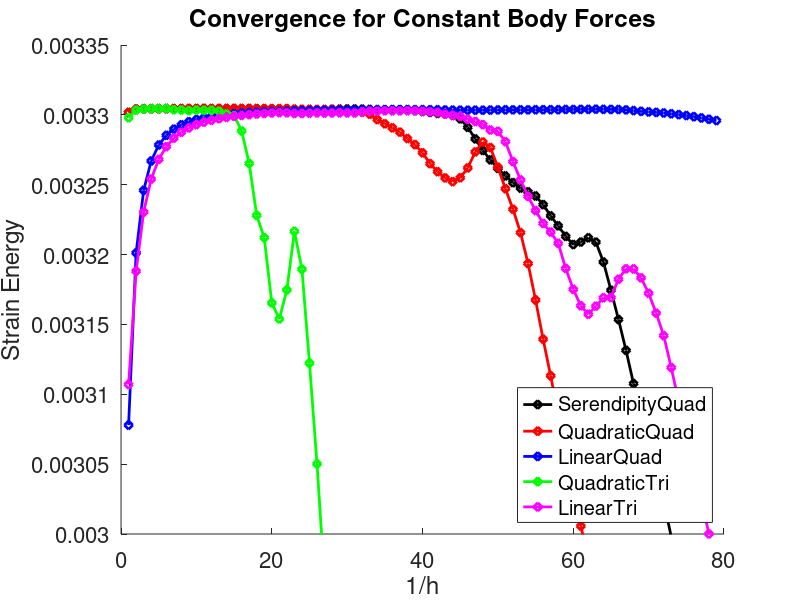
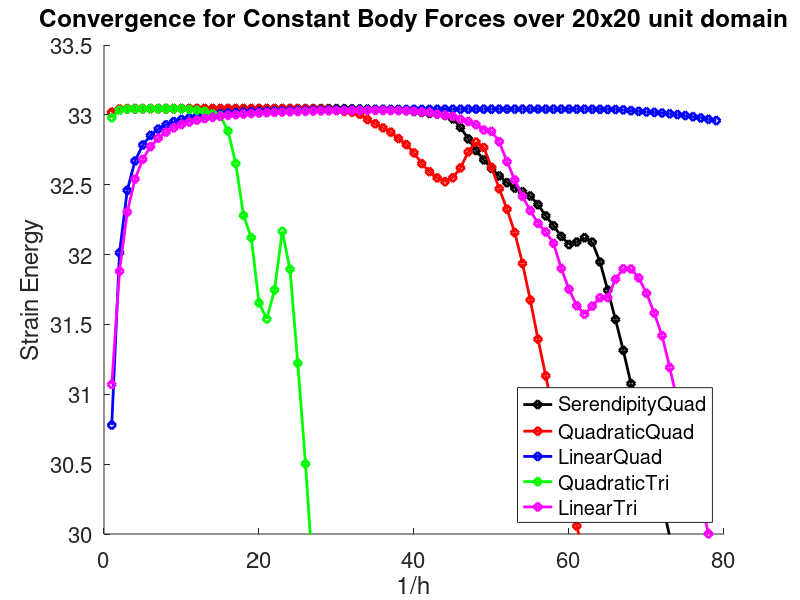

Source code (MATLAB) for these figures, in order:
clear
clc
close('all');

true_value = 0.0033034235538775347588 + 1e-14;

LinearQuad = [
1, 0.00307795606197874827
2, 0.0032012398488085879074
3, 0.0032460179512662072111
4, 0.0032669905584314651303
5, 0.0032784198153966519727
6, 0.0032853363255043810734
7, 0.0032898166911597592939
8, 0.0032928945309421814823
9, 0.003295101327177538033
10, 0.0032967205316322542238
11, 0.0032979610873669481727
12, 0.0032989437105869121557
13, 0.0032996935950766388169
14, 0.0033003125450385291904
15, 0.0033008185866800899937
16, 0.0033012268710696439193
17, 0.0033015828432925945629
18, 0.003301876896553649493
19, 0.0033021264087365431554
20, 0.0033023563741304546963
21, 0.0033025349764740025496
22, 0.0033027035869502056019
23, 0.0033028529822277047714
24, 0.0033029811068606479071
25, 0.0033030952849919937957
26, 0.0033031969162576964479
27, 0.0033032868107514801702
28, 0.0033033694316259771574
29, 0.0033034181699052533009
30, 0.0033034950773305239713
31, 0.0033035598102043139783
32, 0.0033036180931178345428
33, 0.0033036702694911449819
34, 0.0033037080922611559985
35, 0.0033037283196437837972
36, 0.003303730781019086158
37, 0.0033037153302491284283
38, 0.0033037193032964397126
39, 0.0033037160188060712279
40, 0.0033037238035327717335
41, 0.0033036928423817541953
42, 0.0033036346136822241325
43, 0.0033035143353574709761
44, 0.0033033942750734326434
45, 0.0033033540963175035514
46, 0.0033033148173765747475
47, 0.0033033571040350863564
48, 0.0033033259587808422308
49, 0.0033034235538775347588
50, 0.0033035673061448996707
51, 0.0033035844135912498243
52, 0.0033036133448143532344
53, 0.0033035871623942896121
54, 0.0033036324446795058141
55, 0.0033036407436459942245
56, 0.0033037135378205465669
57, 0.003303681826587437538
58, 0.0033037216102328377
59, 0.0033038583504369340403
60, 0.0033038243713448822714
61, 0.0033039204520728311133
62, 0.0033039325275929349278
63, 0.0033040339913798528332
64, 0.0033039591480737940873
65, 0.0033038786226449591392
66, 0.0033038308472299890775
67, 0.0033035844046817022454
68, 0.0033030282691988120669
69, 0.0033024982596733375856
70, 0.0033020949797959104136
71, 0.0033017573279068442547
72, 0.0033013405718160821617
73, 0.0033007859227343972278
74, 0.0033001614304079465029
75, 0.0032995085309423521913
76, 0.0032987005786392158656
77, 0.0032978007399715411098
78, 0.0032968171049180994454
79, 0.003295895463754105071
];

QuadraticQuad = [
1, 0.0033018411083160885411
2, 0.0033040797805787796952
3, 0.0033043268739743050441
4, 0.0033044238119337779325
5, 0.0033044421669917042016
6, 0.0033044873550554694497
7, 0.0033044461369896565434
8, 0.0033044682417990782312
9, 0.0033044678691458570161
10, 0.0033044540599760901384
11, 0.0033044761267206563052
12, 0.0033044723853653617217
13, 0.0033044798803323143475
14, 0.0033045721215689705802
15, 0.0033045299640889719099
16, 0.0033045068381323812294
17, 0.0033044608745473290357
18, 0.0033044753946781819237
19, 0.0033044721752453066858
20, 0.0033044500107730560672
21, 0.0033044373615141145635
22, 0.003304503393156783906
23, 0.0033041118433325511287
24, 0.0033039307925206494281
25, 0.0033039738985727426686
26, 0.0033038651987382307469
27, 0.003303875358797198937
28, 0.0033039935333388590483
29, 0.0033038701879597653574
30, 0.0033033249158996086034
31, 0.0033024662089958045988
32, 0.0033018789369994232079
33, 0.003300463912704969336
34, 0.0032965936095185107563
35, 0.0032936126848599040461
36, 0.0032907066437549365237
37, 0.0032876152802393393548
38, 0.0032830097466778457825
39, 0.0032787063224386336739
40, 0.0032728173486112981626
41, 0.0032650831232649297348
42, 0.003259329600567686773
43, 0.0032548789924937465874
44, 0.0032522019139316214915
45, 0.0032549963048203811936
46, 0.003262041365109425578
47, 0.00327346422304562127
48, 0.0032805381350232473009
49, 0.0032766041441731831758
50, 0.0032625705967790213924
51, 0.0032471146652139379167
52, 0.003232445417643994498
53, 0.0032157057014529119403
54, 0.0031936056788477063147
55, 0.0031674897257406545333
56, 0.0031394383963914166899
57, 0.0031132279718067740366
58, 0.0030856186512628965175
59, 0.0030560521850674063522
60, 0.0030294428537236701288
61, 0.0030056778590885021608
62, 0.0029827763925386512403
63, 0.0029611122966081843133
64, 0.0029404076337349667643
65, 0.0029212386848677337516
66, 0.0029036365361530705291
67, 0.0028881869494119870138
68, 0.0028726374923276156749
69, 0.0028565804479613226066
70, 0.0028414667068964211301
71, 0.00282598693036136819
72, 0.0028084863693304466629
73, 0.0027903917519556398208
74, 0.0027732409526734455064
75, 0.002755368031270357624
76, 0.0027377455383038409344
77, 0.0027207324309115074427
78, 0.0027073401523452591579
79, 0.0026984254959165382588
];

LinearTri = [
1, 0.0031070481263745794789
2, 0.003188118984689492473
3, 0.003230484585712799922
4, 0.0032540616589111456304
5, 0.0032681702958308293805
6, 0.003277238119935083592
7, 0.0032833140454753555366
8, 0.0032875828889727697936
9, 0.0032906708999268122033
10, 0.0032930096699277625234
11, 0.0032947793284477271993
12, 0.0032961653823414993787
13, 0.0032973030116343294768
14, 0.0032982040667485961263
15, 0.0032989627529709324681
16, 0.0032996066541606168011
17, 0.0033001283430856452258
18, 0.0033005893654700483621
19, 0.0033009760244106902197
20, 0.0033013472492424110472
21, 0.003301542994459602965
22, 0.0033014714143501482091
23, 0.0033010214653602936059
24, 0.0033010187380851266185
25, 0.0033012029091532002489
26, 0.0033013766455176900456
27, 0.0033012720087398327029
28, 0.0033013506360233344644
29, 0.0033014878502508849742
30, 0.0033013851021507674421
31, 0.0033013397454291016145
32, 0.0033021756141510261173
33, 0.0033026551773211133486
34, 0.0033027122363007877133
35, 0.0033029425655242391005
36, 0.0033028518133673477435
37, 0.0033028624195440316191
38, 0.0033029530389585642046
39, 0.0033029210880484039664
40, 0.0033026053915723549599
41, 0.0033021456967367401707
42, 0.0033017144324847961037
43, 0.0033004402143378855188
44, 0.0032997150350658967406
45, 0.0032988897645980490986
46, 0.0032968342895821306331
47, 0.0032952358705803422821
48, 0.0032930237132416093938
49, 0.003289197934314581212
50, 0.0032881805263981428791
51, 0.0032807707305106828879
52, 0.0032665517125025065638
53, 0.0032534357965917771842
54, 0.0032416590996504541546
55, 0.0032314836693965085478
56, 0.0032223252994693003283
57, 0.0032161373239773809359
58, 0.0032080746836144653777
59, 0.0031900900151509269803
60, 0.0031751485305708026033
61, 0.0031633868637876176241
62, 0.0031572958160568779552
63, 0.0031630664676647337295
64, 0.0031690823624430206236
65, 0.0031692620153619087409
66, 0.0031823549008828245881
67, 0.0031898266018705167396
68, 0.0031897123326314947601
69, 0.0031833486091850846621
70, 0.0031723160523427816962
71, 0.0031580931293602293973
72, 0.0031419886077458858073
73, 0.0031191554691438173018
74, 0.0030942572388814948772
75, 0.0030698385802408545767
76, 0.003046468465963686565
77, 0.0030241790100430736808
78, 0.0030001089394951284232
79, 0.0029756349760336670875
];

QuadraticTri = [
1, 0.0032979363214041086325
2, 0.0033033771658881254212
3, 0.0033041600001692751805
4, 0.0033043733519544748849
5, 0.0033044355819800137579
6, 0.0033045946985160736496
7, 0.0033036765100035100917
8, 0.0033034684845723145084
9, 0.0033030255099074554669
10, 0.0033034422055968270734
11, 0.0033032641705456207946
12, 0.0033033148608794340485
13, 0.0033025812416414574574
14, 0.0033005970310601277264
15, 0.0032993952662733164356
16, 0.003288484216908940834
17, 0.0032652058566485968674
18, 0.0032280603398283937676
19, 0.0032121038150056918474
20, 0.0031653857406080507415
21, 0.0031539168538465326384
22, 0.0031747165804711699987
23, 0.0032166244310014393583
24, 0.0031895250111335414836
25, 0.0031222947715482006134
26, 0.0030502222709280833561
27, 0.0029668635611664272676
28, 0.0028854736380819652475
29, 0.0028291620054055181301
30, 0.0028002367852022341799
31, 0.0027556570032431062026
32, 0.0026951872046589030359
33, 0.0026443519490640166915
34, 0.0025975847387272716325
35, 0.0025511046026420671103
36, 0.0024992956319834663294
37, 0.0024386103821850886077
38, 0.0023725765126730875149
39, 0.0022958299015565131369
40, 0.0021966083974659976821
41, 0.0020892240367134792475
42, 0.0020024351443383645033
43, 0.0019205694203799558977
44, 0.0018434096313151126633
45, 0.0017766645702420424523
46, 0.0017132275818346795037
47, 0.0016506926834508907614
48, 0.0015916590093849115103
49, 0.001543554634390602049
50, 0.0015006513031371462256
51, 0.0014617967241844099374
52, 0.0014176265111799607292
53, 0.0013727855823074586097
54, 0.0013308671256463426233
55, 0.0012970012367743580326
56, 0.0012633039174013383985
57, 0.0012316902515914951617
58, 0.0012000695920872054417
59, 0.0011693397377283368949
60, 0.0011430797150087813191
61, 0.001118775701416018821
62, 0.0010956826389449079995
63, 0.0010759990736718451094
64, 0.0010593939736241683204
65, 0.0010412662272756521842
66, 0.0010238144172450827293
67, 0.0010078270005849268402
68, 0.0009930596679709000757
69, 0.00098121885237921696934
70, 0.0009751520277815849385
71, 0.00097401772523784003327
72, 0.00097549899968118222553
73, 0.00097896438136169192795
74, 0.00098243238413069523124
75, 0.00098462934496497097128
76, 0.00098429959469839025353
77, 0.00098072260002656386907
78, 0.00097444006239693194225
79, 0.00096611543160072838477
];

SerendipityQuad = [
1, 0.0033016272860576551147
2, 0.003304027103719380052
3, 0.0033043085711936658749
4, 0.0033044321842415494764
5, 0.0033044354350770807974
6, 0.0033044527148084899999
7, 0.0033044285753108400792
8, 0.0033044587924768182435
9, 0.0033044877775371085324
10, 0.0033044827744622240311
11, 0.0033045161169327347261
12, 0.0033044459889621357468
13, 0.0033044826824383203429
14, 0.003304473901239792042
15, 0.0033044859588792952106
16, 0.0033044458872444324761
17, 0.0033045009391487133697
18, 0.0033044179811430249294
19, 0.0033042978325973932502
20, 0.0033042243355906135947
21, 0.0033040565726605974212
22, 0.0033037827839555089157
23, 0.0033038310253644975235
24, 0.0033037088047520903056
25, 0.0033036959546247088651
26, 0.003303551433079115595
27, 0.003303527992647412731
28, 0.0033038617961222665857
29, 0.0033041076592818046341
30, 0.0033042333726438872718
31, 0.0033041587251823305998
32, 0.0033040980909073178022
33, 0.0033038670895043495065
34, 0.0033035588929522944138
35, 0.0033035258760391364961
36, 0.0033035595551971419157
37, 0.0033036513050522095178
38, 0.0033035505436280585174
39, 0.0033030945150333010721
40, 0.0033024111679862081653
41, 0.0033017659761783767561
42, 0.0033010591366159887719
43, 0.0033008337509927662169
44, 0.003299606288220195173
45, 0.0032971253946634982053
46, 0.0032910568489568177084
47, 0.0032828085177038519166
48, 0.003274533687600986176
49, 0.0032677781884571767759
50, 0.0032617309504969238011
51, 0.0032562786822508127393
52, 0.00325146953255564964
53, 0.0032476110504856179305
54, 0.0032449491120591900627
55, 0.0032419237560791249429
56, 0.00323575523145094553
57, 0.0032277060313960375705
58, 0.0032206122455435987756
59, 0.0032130449641913460916
60, 0.0032071813751579510664
61, 0.0032089653636019873154
62, 0.0032120032019033405678
63, 0.0032089182571356645972
64, 0.0031946887673051783778
65, 0.0031744904093661441453
66, 0.0031535188665515983923
67, 0.0031314310237292803177
68, 0.0031076232319929477516
69, 0.0030856558666477787965
70, 0.0030661966309214303168
71, 0.0030447650531250187653
72, 0.0030231119904307887994
73, 0.0029981049807773904256
74, 0.0029734506801364873722
75, 0.0029505111973782871711
76, 0.0029266405952434156393
77, 0.0029061460368987922578
78, 0.0028858222357057293668
79, 0.0028642612570630270052
];

strain_energy_fig = figure();
hold on
handle1 = plot(SerendipityQuad(:,1), SerendipityQuad(:,2), 'kd-');
set(handle1, 'linewidth', 2)
hold on
handle2 = plot(QuadraticQuad(:,1), QuadraticQuad(:,2), 'rd-');
set(handle2, 'linewidth', 2)
hold on
handle3 = plot(LinearQuad(:,1), LinearQuad(:,2), 'bd-');
set(handle3, 'linewidth', 2)
hold on
handle4 = plot(QuadraticTri(:,1), QuadraticTri(:,2), 'gd-');
set(handle4, 'linewidth', 2)
hold on
handle5 = plot(LinearTri(:,1), LinearTri(:,2), 'md-');
set(handle5, 'linewidth', 2)

set(gca, 'fontsize', 16)
title('Convergence for Constant Body Forces')
xlabel('1/h');
ylabel('Strain Energy');

legend('SerendipityQuad', 'QuadraticQuad', 'LinearQuad', 'QuadraticTri', 'LinearTri', 'Location', 'southeast');
ylim([0.003, 0.00335]);

constant_body_force_20x20_linear_quad = [
1, 30.779560619787442732
2, 32.012413342275664263
3, 32.460252547028837
4, 32.669895393341995771
5, 32.784254734440288814
6, 32.85332839085208434
7, 32.898192681050602459
8, 32.928959339543986573
9, 32.950968342105483089
10, 32.967250934317206656
11, 32.979632949592705415
12, 32.989268552068381268
13, 32.996912510260102636
14, 33.003079099061309876
15, 33.008123982342205238
16, 33.012305794407112103
17, 33.015809113010227804
18, 33.018773201244535187
19, 33.021303552126973102
20, 33.023479560173868208
21, 33.02536713172159466
22, 33.027012284581040547
23, 33.02845653170624729
24, 33.029732628518083004
25, 33.030871436733505675
26, 33.031888762188835074
27, 33.032800509442104442
28, 33.03360950030371157
29, 33.034304980818845365
30, 33.034919391127736787
31, 33.035528339959036259
32, 33.03606381177596063
33, 33.036567262445323934
34, 33.037017385551344262
35, 33.03745039554843288
36, 33.037841547602539549
37, 33.038206007994702418
38, 33.038538677092589069
39, 33.03885151535803999
40, 33.03914090747665
41, 33.03940618444606514
42, 33.039644938196445878
43, 33.039851941188004503
44, 33.04006006637357018
45, 33.040259093210352148
46, 33.040438214808602879
47, 33.040606143526773053
48, 33.040744190082335763
49, 33.040855441791293856
50, 33.040961752149620168
51, 33.041046284528370336
52, 33.041090541046045814
53, 33.041110219800948755
54, 33.041135812444501596
55, 33.041158763825833944
56, 33.041130951378143266
57, 33.041105917934139313
58, 33.041114185917521695
59, 33.041101752064662378
60, 33.041054282378460982
61, 33.040963789126863048
62, 33.040694488002166906
63, 33.040189241938676901
64, 33.039428790754371335
65, 33.03869469555789351
66, 33.038242041393139914
67, 33.035848051978625506
68, 33.030282691991558863
69, 33.024982596716306205
70, 33.020949797964156858
71, 33.017573279064968972
72, 33.013405718164065661
73, 33.007859227336290076
74, 33.001614304085883589
75, 32.99508530943155904
76, 32.9870057863955779
77, 32.978007399717959913
78, 32.96817104918100938
79, 32.958954637518424136
];

constant_body_force_20x20_quadratic_quad = [
1, 33.018411083160955855
2, 33.040749839731113013
3, 33.043561259323148249
4, 33.044252011809689407
5, 33.044487752073003151
6, 33.044584827831108953
7, 33.044629615226746466
8, 33.044657266344351854
9, 33.044670081324518662
10, 33.044682622064556199
11, 33.044675511153059233
12, 33.044718862206451604
13, 33.044738023253970027
14, 33.044695146495094207
15, 33.04471833610620024
16, 33.044714267526323681
17, 33.044641386642069847
18, 33.044649091462865442
19, 33.044692221628380935
20, 33.044675815676278319
21, 33.044736200427713868
22, 33.044711330743453459
23, 33.044637613457197745
24, 33.044603603426601524
25, 33.04373148761943213
26, 33.043170603690811049
27, 33.042096865206893597
28, 33.041508397795112728
29, 33.039467862816138677
30, 33.033249158996348172
31, 33.024662089966781764
32, 33.018789369992795457
33, 33.004639127056549341
34, 32.965936095176111564
35, 32.936126848576833481
36, 32.90706643755632399
37, 32.87615280239448623
38, 32.830097466764982528
39, 32.787063224377014592
40, 32.728173486107479562
41, 32.650831232635916024
42, 32.593296005667795612
43, 32.548789924934347084
44, 32.522019139326232562
45, 32.549963048224590523
46, 32.620413651079729789
47, 32.7346422304284701
48, 32.805381350251991535
49, 32.766041441735801243
50, 32.625705967731619239
51, 32.471146652018923362
52, 32.324454176449371801
53, 32.157057014623362079
54, 31.936056788279284291
55, 31.674897257764349945
56, 31.394383963873945476
57, 31.132279718165996485
58, 30.856186512509903963
59, 30.560521850606249927
60, 30.294428537270153612
61, 30.056778591045848259
62, 29.827763925414572554
63, 29.611122966147338076
64, 29.404076337281608744
65, 29.212386848736223044
66, 29.036365361626863546
67, 28.881869493724007469
68, 28.726374923106309467
69, 28.565804479487006518
70, 28.414667069143948908
71, 28.259869303507034743
72, 28.084863693276073349
73, 27.903917519580645035
74, 27.732409526723714066
75, 27.553680312808602082
76, 27.37745538297200909
77, 27.207324309143533725
78, 27.073401523501857469
79, 26.984254958971419569
];

constant_body_force_20x20_linear_tri = [
1, 31.070481263745811873
2, 31.881199838896545629
3, 32.304881860079063927
4, 32.54060057362367786
5, 32.681992341445514683
6, 32.772379030473061334
7, 32.833255577616561993
8, 32.876028768333128482
9, 32.907155189141406026
10, 32.930467325739328999
11, 32.948358998058907332
12, 32.962381572327380752
13, 32.973573370303675745
14, 32.982610528131367289
15, 32.990013524978174075
16, 32.99621900264745733
17, 33.001365617364257332
18, 33.005864628020816554
19, 33.009608486199972788
20, 33.012816930510297198
21, 33.015599359822523695
22, 33.01808828468053747
23, 33.020298417356585219
24, 33.022204753731550397
25, 33.023897760450601879
26, 33.025404414916195606
27, 33.026724278871178342
28, 33.027928331130766537
29, 33.028979295126681848
30, 33.029933015941807639
31, 33.03084847070192609
32, 33.031528654498913511
33, 33.032220688576742873
34, 33.032367228162257788
35, 33.032193078367136252
36, 33.031683313959476322
37, 33.030755744974079846
38, 33.030001740833924373
39, 33.029250833733591719
40, 33.02610528918932431
41, 33.021456967358439272
42, 33.01714432485882611
43, 33.004402143381668111
44, 32.997150350650223061
45, 32.988897645969700534
46, 32.968342895815197835
47, 32.952358705804925876
48, 32.930237132439515335
49, 32.891979343144548409
50, 32.881805263970740327
51, 32.807707305116892371
52, 32.665517125001592547
53, 32.534357965902607646
54, 32.416590996495997956
55, 32.314836693964515746
56, 32.223252994683733164
57, 32.16137323974698603
58, 32.080746836150183299
59, 31.90090015150773084
60, 31.751485305749046262
61, 31.633868637872350149
62, 31.57295816054207549
63, 31.630664676632033405
64, 31.690823624445403794
65, 31.692620153588517695
66, 31.823549008809692396
67, 31.898266018738492988
68, 31.897123326319881897
69, 31.83348609184641731
70, 31.723160523351570106
71, 31.580931293583667241
72, 31.419886077512067857
73, 31.191554691461398363
74, 30.942572388928201832
75, 30.698385802484629892
76, 30.464684659584015947
77, 30.241790100402475616
78, 30.001089394992433768
79, 29.756349760281921135
];

constant_body_force_20x20_quadratic_tri = [
1, 32.979363214041093499
2, 33.033858908769573759
3, 33.041321783208182694
4, 33.043300904217652203
5, 33.043931715592300691
6, 33.044339839598286801
7, 33.04434904119855787
8, 33.04452491181582019
9, 33.044248162510754696
10, 33.043063812714414951
11, 33.038736990510379599
12, 33.033148608793645451
13, 33.025812416416243877
14, 33.005970310602279483
15, 32.99395266272234295
16, 32.884842169089225195
17, 32.65205856649489391
18, 32.280603398294950068
19, 32.121038150058787153
20, 31.653857406080700088
21, 31.539168538455992774
22, 31.747165804750046902
23, 32.166244309802102919
24, 31.895250111232819279
25, 31.222947715600270158
26, 30.502222709268810519
27, 29.668635611644035066
28, 28.854736380727519673
29, 28.29162005404482727
30, 28.002367852064722342
31, 27.556570032438909124
32, 26.951872046580987785
33, 26.443519490638724534
34, 25.975847387164513691
35, 25.511046026486688731
36, 24.992956319759283446
37, 24.386103821900267263
38, 23.72576512672516813
39, 22.958299015543627064
40, 21.966083974667487411
41, 20.892240367131229561
42, 20.024351443336300349
43, 19.205694203881478188
44, 18.4340963130540203
45, 17.766645702487085856
46, 17.132275818265668477
47, 16.506926834585740949
48, 15.916590093646497905
49, 15.435546343642794653
50, 15.00651303120613278
51, 14.617967242309040543
52, 14.176265111198258495
53, 13.727855823428729565
54, 13.308671256851855702
55, 12.970012367518107155
56, 12.633039174674939531
57, 12.316902516404283574
58, 12.000695920598909439
59, 11.693397377382284574
60, 11.430797150289233599
61, 11.187757013064842937
62, 10.956826388894310043
63, 10.759990737048068965
64, 10.593939735814720038
65, 10.41266227294441471
66, 10.238144172959058764
67, 10.078270006196746067
68, 9.9305966799525915434
69, 9.8121885234496986072
70, 9.7515202777114904364
71, 9.7401772522480971617
72, 9.754989996528546925
73, 9.7896438143304926882
74, 9.8243238405131361191
75, 9.8462934503191057445
76, 9.8429959468477026263
77, 9.8072260008491074501
78, 9.7444006239334512998
79, 9.6611543150431966609
];

constant_body_force_20x20_quadratic_serendipity = [
1, 33.016272860576513892
2, 33.040293916971563704
3, 33.043432952513839496
4, 33.044201642963223264
5, 33.044467068361250028
6, 33.044575003703094751
7, 33.044625329767534083
8, 33.044651593206388895
9, 33.044670249096853354
10, 33.044677394258066272
11, 33.044680917514888563
12, 33.04468998439929095
13, 33.044684157777709288
14, 33.044661707797764905
15, 33.044667675345820612
16, 33.04468198064244433
17, 33.044752911111579863
18, 33.044639991906059606
19, 33.044656744344322874
20, 33.044681168627626278
21, 33.04468228686030784
22, 33.044692794483786713
23, 33.044696474497371241
24, 33.044688415773499912
25, 33.044692141649541384
26, 33.044685408524479442
27, 33.044670778917264897
28, 33.044624980867730812
29, 33.044563877315873412
30, 33.044426309793941243
31, 33.044103478470475466
32, 33.043477094706311448
33, 33.042062093131278289
34, 33.04086958549101638
35, 33.039728514668183834
36, 33.038555417376308299
37, 33.037637012439212469
38, 33.035712357601781264
39, 33.030945150331817217
40, 33.02411167986386431
41, 33.01765976177359363
42, 33.010591366155317417
43, 33.008337509937319965
44, 32.996062882184808984
45, 32.971253946592973705
46, 32.91056848959117076
47, 32.828085177050766674
48, 32.745336876001864823
49, 32.677781884570691773
50, 32.617309504984191904
51, 32.562786822518830832
52, 32.514695325547926075
53, 32.476110504850112193
54, 32.449491120576503533
55, 32.419237560793249031
56, 32.357552314549018035
57, 32.277060313948759074
58, 32.206122455432264928
59, 32.130449641915284076
60, 32.071813751602370246
61, 32.089653636135139436
62, 32.120032019161385506
63, 32.089182571899286245
64, 31.946887673068896873
65, 31.744904093722531968
66, 31.535188664697201943
67, 31.314310237076774968
68, 31.076232319653449565
69, 30.856558667301158039
70, 30.66196630878451046
71, 30.447650530984677886
72, 30.231119903949888794
73, 29.9810498073059577
74, 29.734506801957412137
75, 29.505111974202520742
76, 29.2664059521771307
77, 29.061460368561281342
78, 28.858222357386786427
79, 28.642612570377753656
];

larger_domain = figure();
hold on
handle1 = plot(constant_body_force_20x20_quadratic_serendipity(:,1), constant_body_force_20x20_quadratic_serendipity(:,2), 'kd-');
set(handle1, 'linewidth', 2)
hold on
handle2 = plot(constant_body_force_20x20_quadratic_quad(:,1), constant_body_force_20x20_quadratic_quad(:,2), 'rd-');
set(handle2, 'linewidth', 2)
hold on
handle3 = plot(constant_body_force_20x20_linear_quad(:,1), constant_body_force_20x20_linear_quad(:,2), 'bd-');
set(handle3, 'linewidth', 2)
hold on
handle4 = plot(constant_body_force_20x20_quadratic_tri(:,1), constant_body_force_20x20_quadratic_tri(:,2), 'gd-');
set(handle4, 'linewidth', 2)
hold on
handle5 = plot(constant_body_force_20x20_linear_tri(:,1), constant_body_force_20x20_linear_tri(:,2), 'md-');
set(handle5, 'linewidth', 2)

set(gca, 'fontsize', 16)
title('Convergence for Constant Body Forces over 20x20 unit domain')
xlabel('1/h');
ylabel('Strain Energy');

legend('SerendipityQuad', 'QuadraticQuad', 'LinearQuad', 'QuadraticTri', 'LinearTri', 'Location', 'southeast');
ylim([30, 33.5]);